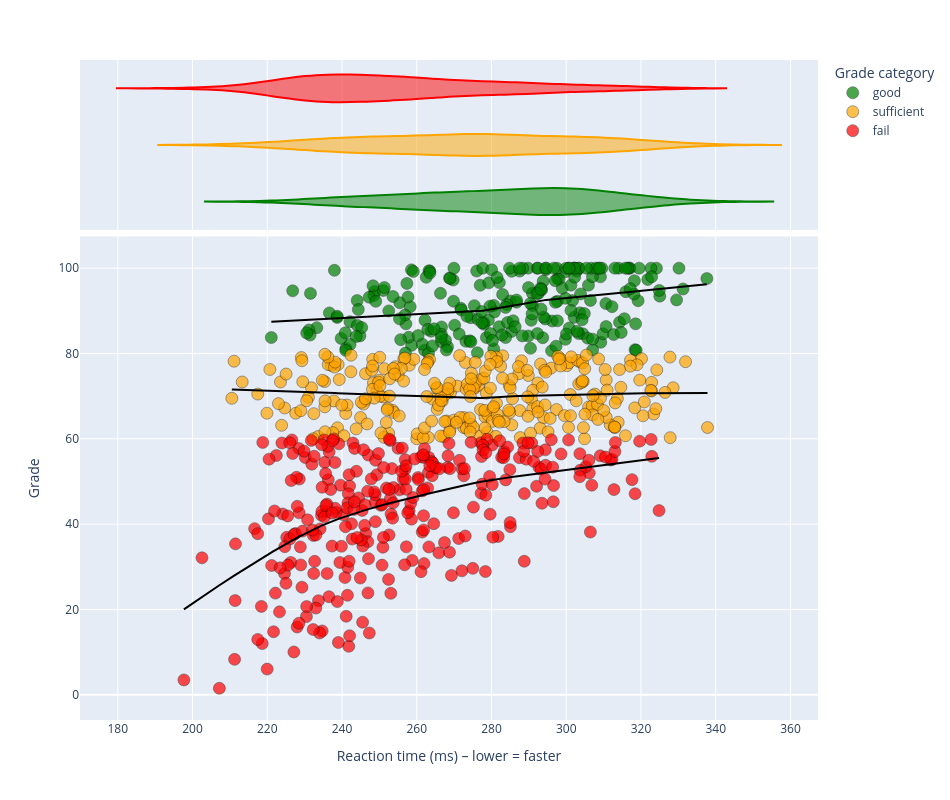

Source (notebook cell):
### Code cell
import pandas as pd
import plotly.express as px
import numpy as np

df = pd.read_csv("../../data/Gaming_Academic_Performance.csv")

df_filtered = df[df["grades"] <= 100].copy()

conditions = [
    df_filtered["grades"] >= 80,
    df_filtered["grades"] >= 60,
]
choices = ["good", "sufficient"]

df_filtered["grade_category"] = np.select(conditions, choices, default="fail")

if len(df_filtered) > 800:
    df_small = df_filtered.sample(n=800, random_state=0)
else:
    df_small = df_filtered.copy()

fig = px.scatter(
    df_small,
    x="reaction_time_ms",
    y="grades",
    color="grade_category",
    hover_data=[
        "gaming_hours",
        "study_hours",
        "reaction_time_ms",
        "grades",
        "grade_category",
    ],
    labels={
        "reaction_time_ms": "Reaction time (ms)",
        "grades": "Grade",
        "gaming_hours": "Gaming hours/week",
        "grade_category": "Grade category",
        "study_hours": "Study hours/week",
    },
    color_discrete_map={
        "fail": "red",
        "sufficient": "orange",
        "good": "green",
    },
    marginal_x="violin",
    trendline="lowess",
    trendline_color_override="black",
    width=950,
    height=800,
)

fig.update_traces(
    marker=dict(size=12, opacity=0.7, line=dict(width=0.5, color="black"))
)

fig.update_layout(
    xaxis_title="Reaction time (ms) – lower = faster",
    yaxis_title="Grade",
    legend_title_text="Grade category",
)

fig.show(config={"displayModeBar": False})

### Figure 1 — Plotly figure (JSON) as saved in the notebook; plotly's stock layout.template omitted (floating-point values rounded to 4 significant figures; data arrays with more than 128 entries replaced by an {"elided": "..."} marker saying what was removed)
{"data": [{"customdata": {"elided": "231x3 mixed values"}, "hovertemplate": "Grade category=%{customdata[2]}<br>Reaction time (ms)=%{x}<br>Grade=%{y}<br>Gaming hours/week=%{customdata[0]}<br>Study hours/week=%{customdata[1]}<extra></extra>", "legendgroup": "good", "marker": {"color": "green", "line": {"color": "black", "width": 0.5}, "opacity": 0.7, "size": 12, "symbol": "circle"}, "mode": "markers", "name": "good", "orientation": "v", "showlegend": true, "type": "scatter", "x": {"elided": "231 float values"}, "xaxis": "x", "y": {"elided": "231 float values"}, "yaxis": "y"}, {"alignmentgroup": "True", "customdata": {"elided": "231x3 mixed values"}, "hovertemplate": "Grade category=%{customdata[2]}<br>Reaction time (ms)=%{x}<br>Gaming hours/week=%{customdata[0]}<br>Study hours/week=%{customdata[1]}<extra></extra>", "legendgroup": "good", "marker": {"color": "green", "line": {"color": "black", "width": 0.5}, "opacity": 0.7, "size": 12, "symbol": "circle"}, "name": "good", "offsetgroup": "good", "scalegroup": "x", "showlegend": false, "type": "violin", "x": {"elided": "231 float values"}, "xaxis": "x2", "yaxis": "y2"}, {"hovertemplate": "<b>LOWESS trendline</b><br><br>Grade category=good<br>Reaction time (ms)=%{x}<br>Grade=%{y} <b>(trend)</b><extra></extra>", "legendgroup": "good", "line": {"color": "black"}, "marker": {"color": "green", "line": {"color": "black", "width": 0.5}, "opacity": 0.7, "size": 12, "symbol": "circle"}, "mode": "lines", "name": "good", "showlegend": false, "type": "scatter", "x": {"elided": "231 float values"}, "xaxis": "x", "y": {"elided": "231 float values"}, "yaxis": "y"}, {"customdata": {"elided": "272x3 mixed values"}, "hovertemplate": "Grade category=%{customdata[2]}<br>Reaction time (ms)=%{x}<br>Grade=%{y}<br>Gaming hours/week=%{customdata[0]}<br>Study hours/week=%{customdata[1]}<extra></extra>", "legendgroup": "sufficient", "marker": {"color": "orange", "line": {"color": "black", "width": 0.5}, "opacity": 0.7, "size": 12, "symbol": "circle"}, "mode": "markers", "name": "sufficient", "orientation": "v", "showlegend": true, "type": "scatter", "x": {"elided": "272 float values"}, "xaxis": "x", "y": {"elided": "272 float values"}, "yaxis": "y"}, {"alignmentgroup": "True", "customdata": {"elided": "272x3 mixed values"}, "hovertemplate": "Grade category=%{customdata[2]}<br>Reaction time (ms)=%{x}<br>Gaming hours/week=%{customdata[0]}<br>Study hours/week=%{customdata[1]}<extra></extra>", "legendgroup": "sufficient", "marker": {"color": "orange", "line": {"color": "black", "width": 0.5}, "opacity": 0.7, "size": 12, "symbol": "circle"}, "name": "sufficient", "offsetgroup": "sufficient", "scalegroup": "x", "showlegend": false, "type": "violin", "x": {"elided": "272 float values"}, "xaxis": "x2", "yaxis": "y2"}, {"hovertemplate": "<b>LOWESS trendline</b><br><br>Grade category=sufficient<br>Reaction time (ms)=%{x}<br>Grade=%{y} <b>(trend)</b><extra></extra>", "legendgroup": "sufficient", "line": {"color": "black"}, "marker": {"color": "orange", "line": {"color": "black", "width": 0.5}, "opacity": 0.7, "size": 12, "symbol": "circle"}, "mode": "lines", "name": "sufficient", "showlegend": false, "type": "scatter", "x": {"elided": "272 float values"}, "xaxis": "x", "y": {"elided": "272 float values"}, "yaxis": "y"}, {"customdata": {"elided": "297x3 mixed values"}, "hovertemplate": "Grade category=%{customdata[2]}<br>Reaction time (ms)=%{x}<br>Grade=%{y}<br>Gaming hours/week=%{customdata[0]}<br>Study hours/week=%{customdata[1]}<extra></extra>", "legendgroup": "fail", "marker": {"color": "red", "line": {"color": "black", "width": 0.5}, "opacity": 0.7, "size": 12, "symbol": "circle"}, "mode": "markers", "name": "fail", "orientation": "v", "showlegend": true, "type": "scatter", "x": {"elided": "297 float values"}, "xaxis": "x", "y": {"elided": "297 float values"}, "yaxis": "y"}, {"alignmentgroup": "True", "customdata": {"elided": "297x3 mixed values"}, "hovertemplate": "Grade category=%{customdata[2]}<br>Reaction time (ms)=%{x}<br>Gaming hours/week=%{customdata[0]}<br>Study hours/week=%{customdata[1]}<extra></extra>", "legendgroup": "fail", "marker": {"color": "red", "line": {"color": "black", "width": 0.5}, "opacity": 0.7, "size": 12, "symbol": "circle"}, "name": "fail", "offsetgroup": "fail", "scalegroup": "x", "showlegend": false, "type": "violin", "x": {"elided": "297 float values"}, "xaxis": "x2", "yaxis": "y2"}, {"hovertemplate": "<b>LOWESS trendline</b><br><br>Grade category=fail<br>Reaction time (ms)=%{x}<br>Grade=%{y} <b>(trend)</b><extra></extra>", "legendgroup": "fail", "line": {"color": "black"}, "marker": {"color": "red", "line": {"color": "black", "width": 0.5}, "opacity": 0.7, "size": 12, "symbol": "circle"}, "mode": "lines", "name": "fail", "showlegend": false, "type": "scatter", "x": {"elided": "297 float values"}, "xaxis": "x", "y": {"elided": "297 float values"}, "yaxis": "y"}], "layout": {"height": 800, "legend": {"title": {"text": "Grade category"}, "tracegroupgap": 0}, "margin": {"t": 60}, "width": 950, "xaxis": {"anchor": "y", "domain": [0, 1], "title": {"text": "Reaction time (ms) – lower = faster"}}, "xaxis2": {"anchor": "y2", "domain": [0, 1], "matches": "x", "showgrid": true, "showticklabels": false}, "yaxis": {"anchor": "x", "domain": [0, 0.7326], "title": {"text": "Grade"}}, "yaxis2": {"anchor": "x2", "domain": [0.7426, 1], "matches": "y2", "showgrid": false, "showline": false, "showticklabels": false, "ticks": ""}}}
